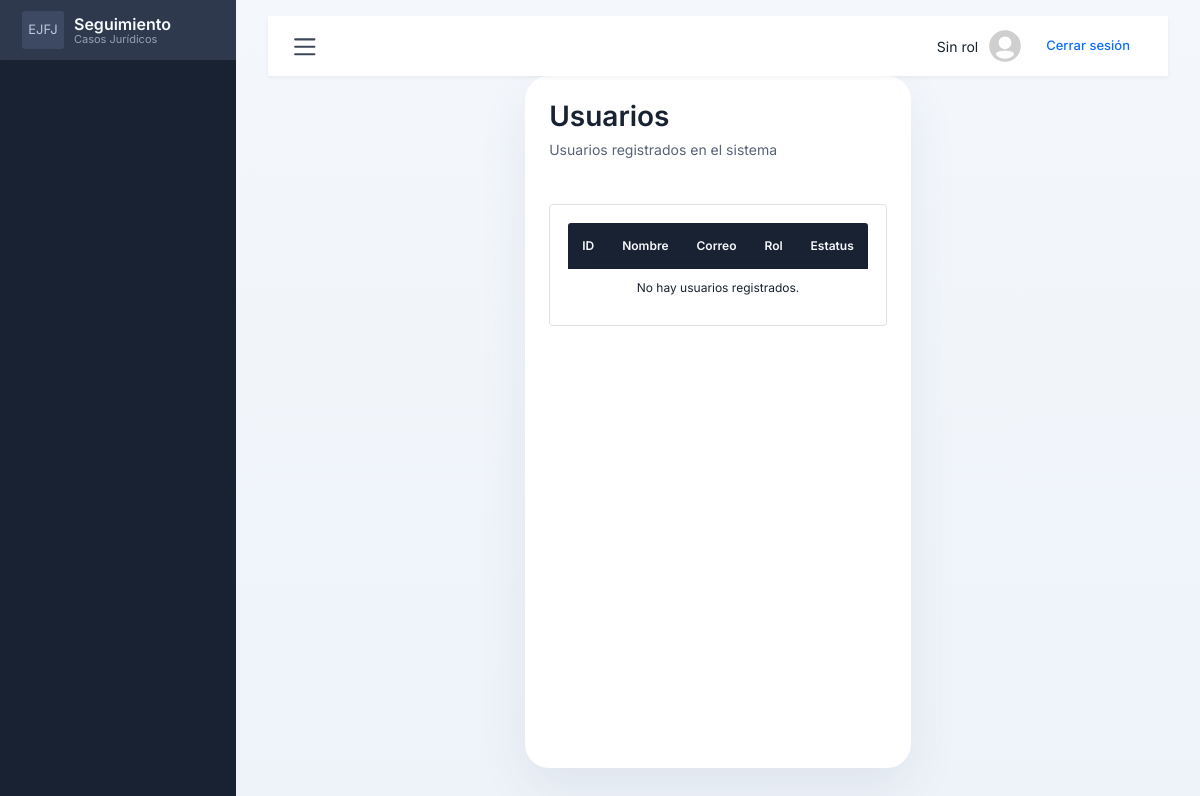
Before: /view/usuarioConsultar.php with the older database file.
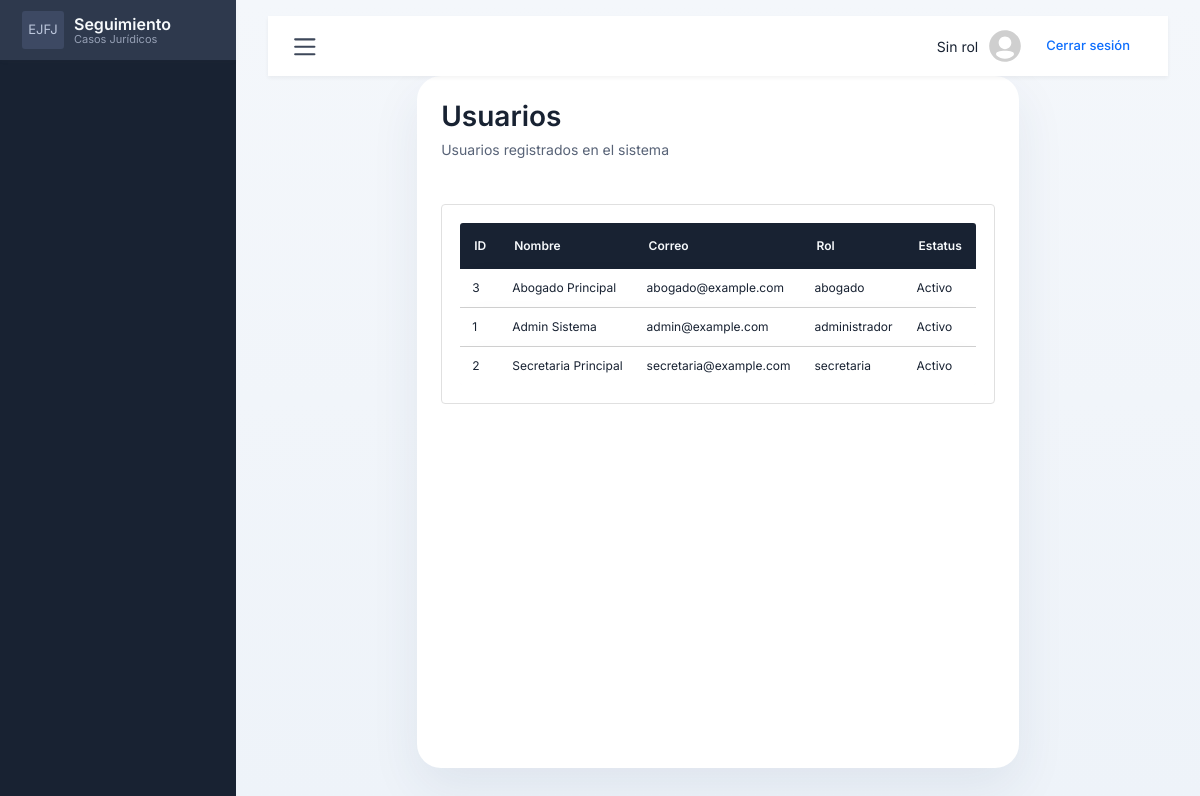
After: the same page with the newer database file.
### tables this page shows
CREATE TABLE `tbl_usuarios` (
  `idUsuario` int(10) NOT NULL AUTO_INCREMENT,
  `nombreUsuario` varchar(40) NOT NULL,
  `apellidoUsuario` varchar(40) NOT NULL,
  `cedulaUsuario` varchar(20) DEFAULT NULL,
  `correoUsuario` varchar(200) NOT NULL,
  `passwordHash` varchar(255) NOT NULL,
  `fechaNacimientoUsuario` date DEFAULT NULL,
  `direccionUsuario` text DEFAULT NULL,
  `idRol` int(10) NOT NULL,
  `fraseSecretaHash` varchar(255) NOT NULL,
  `estatusUsuario` varchar(20) NOT NULL DEFAULT 'Activo',
  `createdAt` datetime NOT NULL DEFAULT CURRENT_TIMESTAMP,
  `updatedAt` datetime NOT NULL DEFAULT CURRENT_TIMESTAMP ON UPDATE CURRENT_TIMESTAMP,
  PRIMARY KEY (`idUsuario`),
  UNIQUE KEY `correoUsuario` (`correoUsuario`),
  UNIQUE KEY `cedulaUsuario` (`cedulaUsuario`),
  KEY `idRol` (`idRol`),
  CONSTRAINT `fk_usuarios_roles` FOREIGN KEY (`idRol`) REFERENCES `tbl_roles` (`idRol`) ON DELETE RESTRICT ON UPDATE CASCADE
);

CREATE TABLE `tbl_roles` (
  `idRol` int(10) NOT NULL AUTO_INCREMENT,
  `nombreRol` varchar(50) NOT NULL,
  `descripcionRol` varchar(255) NOT NULL,
  `permisosRol` json NOT NULL,
  PRIMARY KEY (`idRol`),
  UNIQUE KEY `nombreRol` (`nombreRol`)
);

### src/model/usuarioModel.php (called while the page is built, shortened)
<?php
require_once __DIR__ . '/conexion.php';
class Usuario extends Conexion {
    public function __construct() {
        $this->conexion = new Conexion();
        $this->conexion = $this->conexion->Conexion();
    }
    public function listar_usuarios() {
        try {
            $query = "SELECT u.idUsuario, u.nombreUsuario, u.apellidoUsuario, u.cedulaUsuario, u.correoUsuario, u.fechaNacimientoUsuario, u.direccionUsuario, u.estatusUsuario, r.nombreRol FROM tbl_usuarios u JOIN tbl_roles r ON u.idRol = r.idRol ORDER BY u.nombreUsuario";
            $stmt = $this->conexion->prepare($query);
            $stmt->execute();
            return $stmt->fetchAll(PDO::FETCH_ASSOC) ?: [];
        } catch (PDOException $e) {
            error_log('Error en listar_usuarios(): ' . $e->getMessage());
            return [];
        }
    }
}
?>

### src/model/conexion.php (called while the page is built, shortened)
<?php
class Conexion extends PDO {
    protected $conexion;
        public function __construct(){
            $conexstring = "mysql:host="._DB_HOST_.";dbname="._DB_NAME_.";charset=utf8";
            try {
                $this->conexion = new PDO($conexstring, _DB_USER_, _DB_PASS_);
                $this->conexion->setAttribute(PDO::ATTR_ERRMODE, PDO::ERRMODE_EXCEPTION);
            }
            catch (PDOException $e) {
                die ("Conexión Fallida".$e->getMessage());
            }
        }
        protected function Conexion(){
            return  $this->conexion;
        }
    }
?>

### src/controller/usuarioController.php (called while the page is built, shortened)
<?php
require_once __DIR__ . '/../model/usuarioModel.php';
class UsuarioController extends Usuario {
    public function listar_usuarios_controller() {
        return $this->listar_usuarios();
    }
}

### src/view/usuarioConsultar.php (the view, shortened to what this page needs)
<!DOCTYPE html>
<html lang="en">
    <head>
        <?php include __DIR__ . '/includes/header.php'; ?>
    </head>
    <body>
        <?php include __DIR__ . '/includes/sidebar.php'; ?>
        <main class="main-content">
            <?php include __DIR__ . '/includes/topbar.php'; ?>
            <section class="page-container">
                <div class="page-header">
                    <div class="page-header-titles">
                        <h2 class="page-header-title">Usuarios</h2>
                        <span class="page-header-subtitle">Usuarios registrados en el sistema</span>
                    </div>
                </div>
                <div class="page-content">
                    <?php
                        require_once __DIR__ . '/../controller/usuarioController.php';
                        $usuarioController = new UsuarioController();
                        $listaUsuarios = $usuarioController->listar_usuarios_controller();
                    ?>
                    <div class="page-table-container">
                        <table id="table" class="page-table">
                            <thead>
                                <tr>
                                    <th>ID</th>
                                    <th>Nombre</th>
                                    <th>Correo</th>
                                    <th>Rol</th>
                                    <th>Estatus</th>
                                </tr>
                            </thead>
                            <tbody>
                                <?php foreach ($listaUsuarios as $usuario): ?>
                                    <tr>
                                        <td><?php echo htmlspecialchars($usuario['idUsuario']); ?></td>
                                        <td><?php echo htmlspecialchars($usuario['nombreUsuario'] . ' ' . $usuario['apellidoUsuario']); ?></td>
                                        <td><?php echo htmlspecialchars($usuario['correoUsuario']); ?></td>
                                        <td><?php echo htmlspecialchars($usuario['nombreRol']); ?></td>
                                        <td><?php echo htmlspecialchars($usuario['estatusUsuario']); ?></td>
                                    </tr>
                                <?php endforeach; ?>
                                <?php if (empty($listaUsuarios)): ?>
                                    <tr>
                                        <td colspan="5" class="text-center">No hay usuarios registrados.</td>
                                    </tr>
                                <?php endif; ?>
                            </tbody>
                        </table>
                    </div>
                </div>
            </section>
        </main>
    </body>
</html>

### src/view/includes/header.php (shortened to what this page needs)
<link rel="stylesheet" href="assets/plugins/dataTables.min.css">
<link rel="stylesheet" href="assets/plugins/bootstrap.min.css">
<link rel="stylesheet" href="assets/css/style.css"/>
<link rel="stylesheet" href="assets/css/sidebar.css"/>
<link rel="stylesheet" href="assets/css/topbar.css"/>
<link rel="stylesheet" href="assets/css/pages.css"/>
<link rel="stylesheet" href="assets/css/buttons.css"/>
<link rel="stylesheet" href="assets/css/inputs.css"/>

### src/view/includes/sidebar.php (shortened to what this page needs)
<div class="sidebar">
    <div class="sidebar-header">
        <div class="sidebar-header-logo">
            EJFJ
        </div>
        <div>
            <h3 class="sidebar-header-title">Seguimiento</h3>
            <p class="sidebar-header-subtitle">Casos Jurídicos</p>
        </div>
    </div>
</div>

### src/view/includes/topbar.php (shortened to what this page needs)
<?php
$userRole = htmlspecialchars($_SESSION['user']['role'] ?? 'Sin rol');
?>
<header class="topbar">
    <div class="topbar-actions">
        <button class="btn-menu">
            <svg width="1.6rem" height="1.6rem" viewBox="0 0 24 24" fill="none" stroke="currentColor" stroke-width="2" stroke-linecap="round" stroke-linejoin="round" class="lucide lucide-text-align-justify-icon lucide-text-align-justify">
                <path d="M3 5h18"/>
                <path d="M3 12h18"/>
                <path d="M3 19h18"/>
            </svg>
        </button>
        <div class="topbar-user">
            <div>
                <small><?php echo $userRole; ?></small>
            </div>
            <div class="topbar-user-avatar">
                <img src="assets/img/user.svg" alt="User Avatar">
            </div>
            <a href="index.php?pagina=logout" class="btn btn-link">Cerrar sesión</a>
        </div>
    </div>
</header>

### assets/css/style.css (style rules this page uses)
:root { --primary: #182232; --primary-background: #2e394d; --primary-color: #3d4759; --primary-subtitle: #45474c; --primary-outline: #cfcfcf; --secondary: #586377; --secondary-subtitle: #96a0b5; --secondary-container: #d5e0f7; --neutral: #f7fafc; --neutral-container: #ebeef0; --neutral-outline: #f7f7f7; --body-background: #f7fafc; --body-outline: #e0e0e0; --border-large: 4px; --border-normal: 3px; --border-small: 2px; }
*,*::after,*::before { margin: 0; padding: 0; list-style: none !important; user-select: none; text-decoration: none !important; box-sizing: border-box; font-family: 'Inter','Poppins', sans-serif; }
h1, h2, h3, h4, h5, h6, p, label, a { margin: 0; padding: 0; }
body { background: linear-gradient(180deg, #f4f7fb 0%, #eef3f9 100%); color: var(--primary); min-height: 100vh; overflow: auto; display: flex; }
.main-content { margin-left: 236px; min-height: 100vh; flex: 1; display: flex; flex-direction: column; overflow: auto; padding: 1rem 2rem 2rem; }
.page-container { width: auto; min-height: calc(100vh - 140px); margin: 0 auto; padding: 1.5rem; border-radius: 24px; background: #ffffff; box-shadow: 0 20px 50px rgba(36, 62, 97, 0.08); }
.page-header { margin-bottom: 1.5rem; }
.page-header-titles h2 { font-size: 1.75rem; color: var(--primary); }
.page-header-subtitle { color: var(--secondary); display: block; margin-top: 0.35rem; }
.page-table-container { width: 100%; overflow-x: auto; }
.page-table { width: 100%; border-collapse: separate; border-spacing: 0 0.7rem; background: transparent; }
.page-table th, .page-table td { padding: 1rem 0.85rem; vertical-align: middle; border: none; }
.page-table th { background: rgba(24, 34, 50, 0.12); color: #22303e; font-weight: 600; }
.page-table tbody tr { background: #ffffff; border-radius: 18px; box-shadow: 0 10px 24px rgba(36, 62, 97, 0.05); }
.btn { transition: all 0.25s ease; }

### assets/css/sidebar.css (style rules this page uses)
.sidebar { width: 236px; background-color: var(--primary); display: flex; flex-direction: column; position: fixed; height: 100%; }
.sidebar-header { background: var(--primary-background); box-shadow: 0 2px 4px rgba(94, 94, 94, 0.034); padding: 11px 22px; display: flex; align-items: center; gap: 10px; }
.sidebar-header-logo { width: 42px; height: 38px; font-size: 13px; border-radius: var(--border-normal); display: flex; align-items: center; justify-content: center; color: #bdc7dc; background-color: #3d4963; }
.sidebar-header-title { color: var(--neutral); font-size: 16px; font-weight: 600; margin-top: 3px; }
.sidebar-header-subtitle { color: var(--secondary-subtitle); font-size: 11px; margin-top: -3px; }

### assets/css/topbar.css (style rules this page uses)
.topbar { justify-content: space-between; align-items: center; position: sticky; display: flex; top: 0; width: 100%; height: 60px; padding: 0 24px; box-shadow: 0 2px 4px rgba(0, 0, 0, 0.05); background-color: white; }
.topbar-actions { justify-content: space-between; align-items: center; display: flex; width: 100%; }
.topbar-user { justify-content: center; align-items: center; display: flex; gap: 8px; }
.topbar-user-avatar { display: flex; align-items: center; justify-content: center; }
.topbar-user-avatar img { width: 38px; height: 38px; border-radius: 50%; }

### assets/css/pages.css (style rules this page uses)
.page-container { padding: 24px; flex: 1; min-height: 0; overflow-y: auto; }
.page-header { padding-bottom: 20px; display: flex; align-items: center; justify-content: space-between; }
.page-header-titles { display: flex; align-items: left; justify-content: start; flex-direction: column; }
.page-header-title { font-size: 28px; font-weight: 600; color: var(--primary); }
.page-header-subtitle { font-size: 14px; color: var(--secondary); }
.page-content { background-color: white; border: 1px solid var(--body-outline); border-radius: var(--border-large); overflow: hidden; max-width: 1200px; margin: 0 auto; }
.page-table-container { padding: 18px; }
.page-table { overflow: hidden; border-collapse: collapse; border-radius: var(--border-normal); width: 100%; }
.page-table th { background-color: var(--primary); color: var(--neutral); font-weight: 600; font-size: 12px; padding: 14px !important; text-align: left; }
.page-table td { padding: 10px 12px !important; font-size: 12px; border-bottom: 1px solid var(--primary-outline); }
.page-table tr:last-child td { border: none; }

Changed rows visible on the page:
added tbl_usuarios: idUsuario "3", nombreUsuario+apellidoUsuario "Abogado Principal", correoUsuario "abogado@example.com", idRol.nombreRol "abogado", estatusUsuario "Activo"
added tbl_usuarios: idUsuario "1", nombreUsuario+apellidoUsuario "Admin Sistema", correoUsuario "admin@example.com", idRol.nombreRol "administrador", estatusUsuario "Activo"
added tbl_usuarios: idUsuario "2", nombreUsuario+apellidoUsuario "Secretaria Principal", correoUsuario "secretaria@example.com", idRol.nombreRol "secretaria", estatusUsuario "Activo"
Other visible differences:
text no longer shown: "No hay usuarios registrados."
